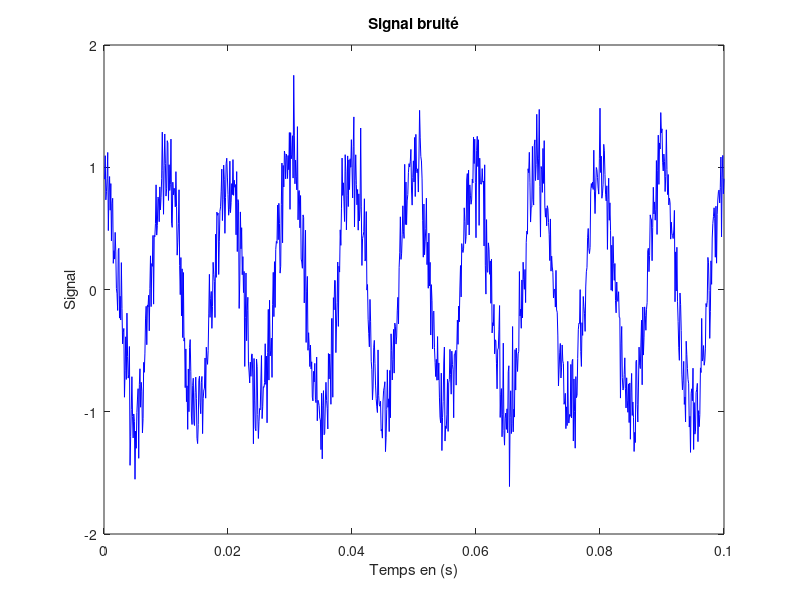

Reproduce this figure in MATLAB.
f0 = 100;
Fe = 10000;
T0 = 1/f0;
Te = 1/Fe;
N = 1000;
A = 1;
SNR = 10;

%Generation de la fonction cosinus

x=(1:N)/Fe;
y1 = A*cos(2*pi*f0*x);
Ps = mean(abs(y1).^2);
Pb = Ps * 10^(-SNR/10);

%Bruit a ajouter

y2 = sqrt(Pb)*randn(1,N);
z = y1 + y2;

%Trace du signal bruité
figure
plot(x,z,'b')
xlabel("Temps en (s)");
ylabel("Signal");
title('Signal bruité')
